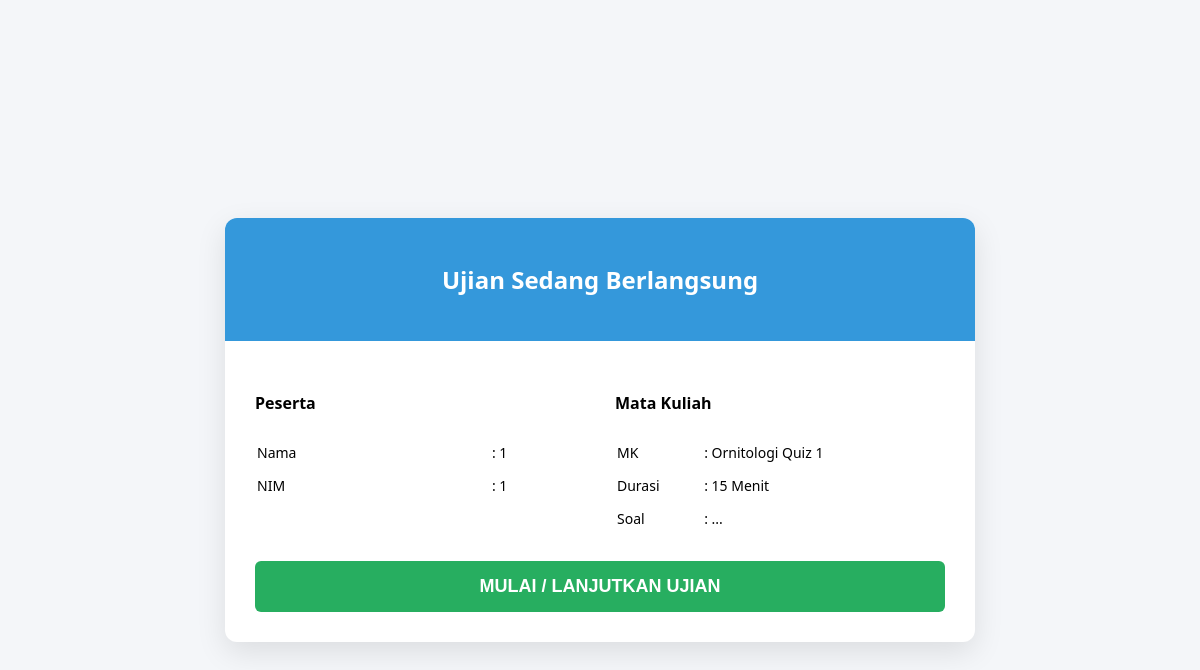
Screenshot of /ujian.php (signed in) with the database file from the repository.
### tables this page shows
CREATE TABLE IF NOT EXISTS `siswa` (
`id` int(11) NOT NULL,
  `nim` varchar(20) NOT NULL,
  `password` varchar(255) NOT NULL,
  `nama_lengkap` varchar(100) NOT NULL,
  `kelas` varchar(50) NOT NULL,
  `waktu_mulai_ujian` datetime DEFAULT NULL,
  `is_online` tinyint(1) DEFAULT '0',
  `last_ip` varchar(45) DEFAULT NULL,
  `created_at` timestamp NULL DEFAULT CURRENT_TIMESTAMP,
  `last_ping` timestamp NULL DEFAULT CURRENT_TIMESTAMP ON UPDATE CURRENT_TIMESTAMP
);

CREATE TABLE IF NOT EXISTS `pengaturan` (
`id` int(11) NOT NULL,
  `mk_aktif_id` int(11) DEFAULT NULL,
  `kategori_aktif` varchar(50) DEFAULT 'UTS',
  `durasi_menit` int(11) DEFAULT '60'
);

CREATE TABLE IF NOT EXISTS `matakuliah` (
`id` int(11) NOT NULL,
  `nama_mk` varchar(100) NOT NULL,
  `kode_mk` varchar(20) NOT NULL
);

### ujian.php (the view, shortened to what this page needs)
<?php
include 'koneksi.php';
$siswa_id = $_SESSION['siswa_id'];
$q_siswa = mysqli_query($conn, "SELECT * FROM siswa WHERE id = '$siswa_id'");
$siswa = mysqli_fetch_assoc($q_siswa);
$q_ujian = mysqli_query($conn, "
    SELECT p.mk_aktif_id, p.durasi_menit, m.nama_mk, m.kode_mk
    FROM pengaturan p
    JOIN matakuliah m ON p.mk_aktif_id = m.id
    WHERE p.id = 1
");
$ujian = mysqli_fetch_assoc($q_ujian);
?>
<!DOCTYPE html>
<html lang="id">
<head>
</head>
<body oncontextmenu="return false">
    <div id="halaman-intro">
        <div class="box-intro">
            <div class="intro-header"><h2>Ujian Sedang Berlangsung</h2></div>
            <div class="intro-body">
                <div class="info-grid">
                    <div>
                        <h4>Peserta</h4>
                        <table class="table-detail">
                            <tr><td>Nama</td><td>: <?php echo $siswa['nama_lengkap']; ?></td></tr>
                            <tr><td>NIM</td><td>: <?php echo $siswa['nim']; ?></td></tr>
                        </table>
                    </div>
                    <div>
                        <h4>Mata Kuliah</h4>
                        <table class="table-detail">
                            <tr><td>MK</td><td>: <?php echo $ujian['nama_mk']; ?></td></tr>
                            <tr><td>Durasi</td><td>: <?php echo $ujian['durasi_menit']; ?> Menit</td></tr>
                            <tr><td>Soal</td><td>: <span id="intro-total-soal">...</span></td></tr>
                        </table>
                    </div>
                </div>
                <button class="btn-mulai" onclick="mulaiUjian()">MULAI / LANJUTKAN UJIAN</button>
            </div>
        </div>
    </div>
    <div id="konten-utama">
        <div class="area-navigasi">
            <div id="timer-box">Loading...</div>
            <h4>Navigasi</h4>
            <br>
            <button onclick="selesaiUjian()" style="width:100%; padding:15px; background:#e74c3c; color:white; border:none; border-radius:5px; font-weight:bold; cursor:pointer;">SELESAI UJIAN</button>
        </div>
    </div>
</body>
</html>

### ujian.php (style rules this page uses)
body { margin: 0; font-family: 'Segoe UI', sans-serif; background-color: #f4f6f9; height: 100vh; overflow: hidden; display: flex; }
#halaman-intro { position: fixed; top: 0; left: 0; width: 100%; height: 100%; background: #f4f6f9; z-index: 20000; display: flex; align-items: center; justify-content: center; }
.box-intro { background: white; width: 90%; max-width: 750px; border-radius: 12px; box-shadow: 0 10px 30px rgba(0,0,0,0.1); overflow: hidden; display: flex; flex-direction: column; }
.intro-header { background: #3498db; color: white; padding: 25px; text-align: center; }
.intro-body { padding: 30px; }
.info-grid { display: grid; grid-template-columns: 1fr 1fr; gap: 30px; margin-bottom: 25px; }
.table-detail { width: 100%; font-size: 14px; }
.table-detail td { padding: 6px 0; vertical-align: top; }
.btn-mulai { background: #27ae60; color: white; border: none; padding: 15px; width: 100%; font-size: 18px; font-weight: bold; cursor: pointer; border-radius: 6px; }
#konten-utama { display: none; width: 100%; height: 100%; display: flex; }
.area-navigasi { width: 25%; background: #2c3e50; color: white; padding: 20px; height: 100vh; overflow-y: auto; }
#timer-box { font-size: 28px; font-weight: bold; color: #f1c40f; text-align: center; margin-bottom: 20px; border: 2px solid #f39c12; padding: 10px; border-radius: 5px; }

### rows the page displays
siswa: nama_lengkap "1", nim "1"
pengaturan: matakuliah.nama_mk "Ornitologi Quiz 1", durasi_menit "15"
